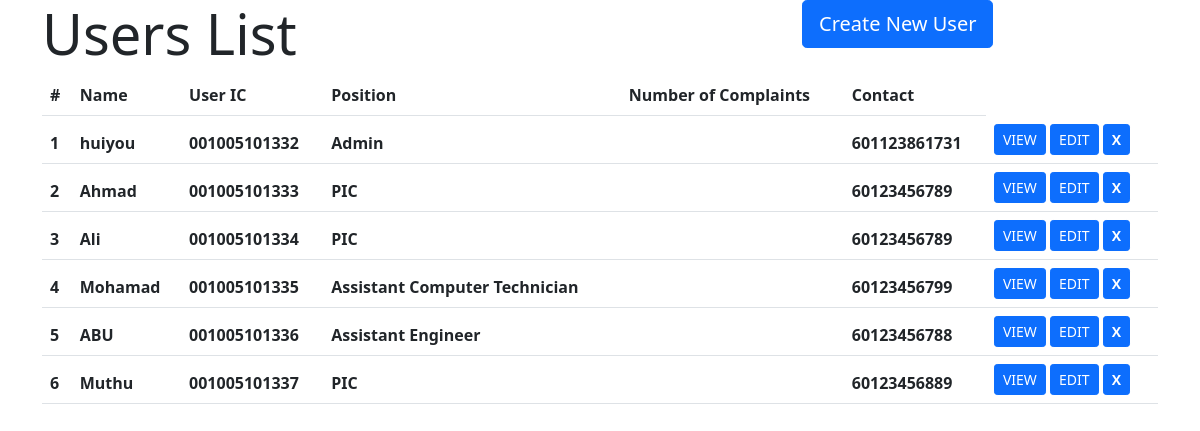
Screenshot of /CRUDusers/readUser.php (signed in) with the database file from the repository.
### tables this page shows
CREATE TABLE `users` (
  `u_userIC` varchar(12) NOT NULL,
  `pwd` varchar(15) NOT NULL,
  `name` varchar(50) NOT NULL,
  `postBI` varchar(50) DEFAULT NULL,
  `postBM` varchar(50) DEFAULT NULL,
  `address` varchar(100) DEFAULT NULL,
  `email` varchar(30) NOT NULL,
  `contact` varchar(12) NOT NULL,
  `dateRegistered` datetime DEFAULT NULL,
  `no_aduan` int(5) DEFAULT NULL,
  `u_img_path` varchar(50) DEFAULT NULL,
  `userType` varchar(2) NOT NULL CHECK (`userType` in ('1','2','3','4'))
);

### CRUDusers/readUser.php (the view, shortened to what this page needs)
<?php
    require_once("UsersBack/dbconfigUser.php");
    $sql = "SELECT * FROM users ORDER BY u_userIC ASC;";
    $result  = mysqli_query($conn, $sql);
?>
<!DOCTYPE html>
<html lang="en">
<head>
    <link href="https://cdn.jsdelivr.net/npm/bootstrap@5.0.0-beta1/dist/css/bootstrap.min.css" rel="stylesheet">
</head>
<body>
    <div class="container">
        <div class="row align-items-start">
            <div class="col-8"><h1 class="display-4">Users List</h1></div>
            <div class="col-4"><a href="createUser.php" class="btn btn-primary btn-lg">Create New User</a></div>
        </div>
        <table class="table">
            <thead>
                <tr>
                    <th scope="col">#</th>
                    <th scope="col">Name</th>
                    <th scope="col">User IC</th>
                    <th scope="col">Position</th>
                    <th scope="col">Number of Complaints</th>
                    <th scope="col">Contact</th>
                </tr>
                <?php
                    $num=1;
                    while($row = mysqli_fetch_array($result))
                    {
                        echo"<tr>";
                        echo "<th scope='row'>".$num."</th>";
                        echo "<th>".$row["name"]."</th>";
                        echo "<th>".$row["u_userIC"]."</th>";
                        echo "<th>".$row["postBI"]."</th>";
                        echo "<th>".$row["no_aduan"]."</th>";
                        echo "<th>".$row["contact"]."</th>";
                        $num++;
                    ?>
                    <th>
                        <a href="detailUser.php?id=<?php echo $row["u_userIC"]; ?>" class="btn btn-primary btn-sm">VIEW</a>
                        <a href="updateUser.php?id=<?php echo $row["u_userIC"]; ?>" class="btn btn-primary btn-sm">EDIT</a>
                        <a href="deleteUser.php?id=<?php echo $row["u_userIC"]; ?>" class="btn btn-primary btn-sm" onclick="return confirm('Are you sure you want to delete this account')"><strong>X</strong></a>
                    </th>
                <?php
                        echo"</tr>";
                    }
                ?>
            </thead>
        </table>
    </div>
</body>
</html>

### rows the page displays
users: name "huiyou", u_userIC "001005101332", postBI "Admin", contact "601123861731"
users: name "Ahmad", u_userIC "001005101333", postBI "PIC", contact "60123456789"
users: name "Ali", u_userIC "001005101334", postBI "PIC", contact "60123456789"
users: name "Mohamad", u_userIC "001005101335", postBI "Assistant Computer Technician", contact "60123456799"
users: name "ABU", u_userIC "001005101336", postBI "Assistant Engineer", contact "60123456788"
users: name "Muthu", u_userIC "001005101337", postBI "PIC", contact "60123456889"
